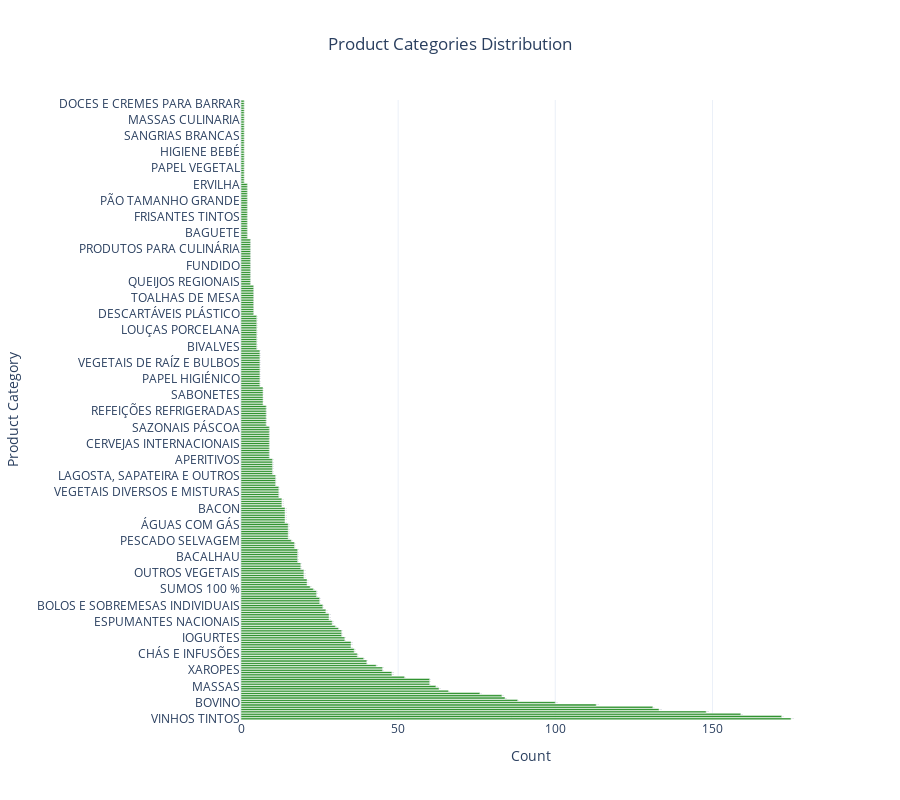

This figure's notebook cell:
### Markdown cell above
Moving forward, we aim to identify which `Product Category` appears most frequently in the dataset. To support this analysis visually, we will create a bar chart that highlights the distribution of products across categories.

### Code cell
category_counts = products_df["ID Product Category"].value_counts()

fig = px.bar(
    y=category_counts.index,
    x=category_counts.values,
    orientation='h',  # Horizontal bars
    text=category_counts.values,
    color=category_counts.index,
    color_discrete_sequence=["forestgreen"],
    labels={"x": "Count", "y": "Product Category"},
    title="Product Categories Distribution"
)

fig.update_layout(
    title_x=0.5,
    height=800,
    template="plotly_white",
    showlegend=False
)

fig.update_traces(textposition='outside')
fig.show()
